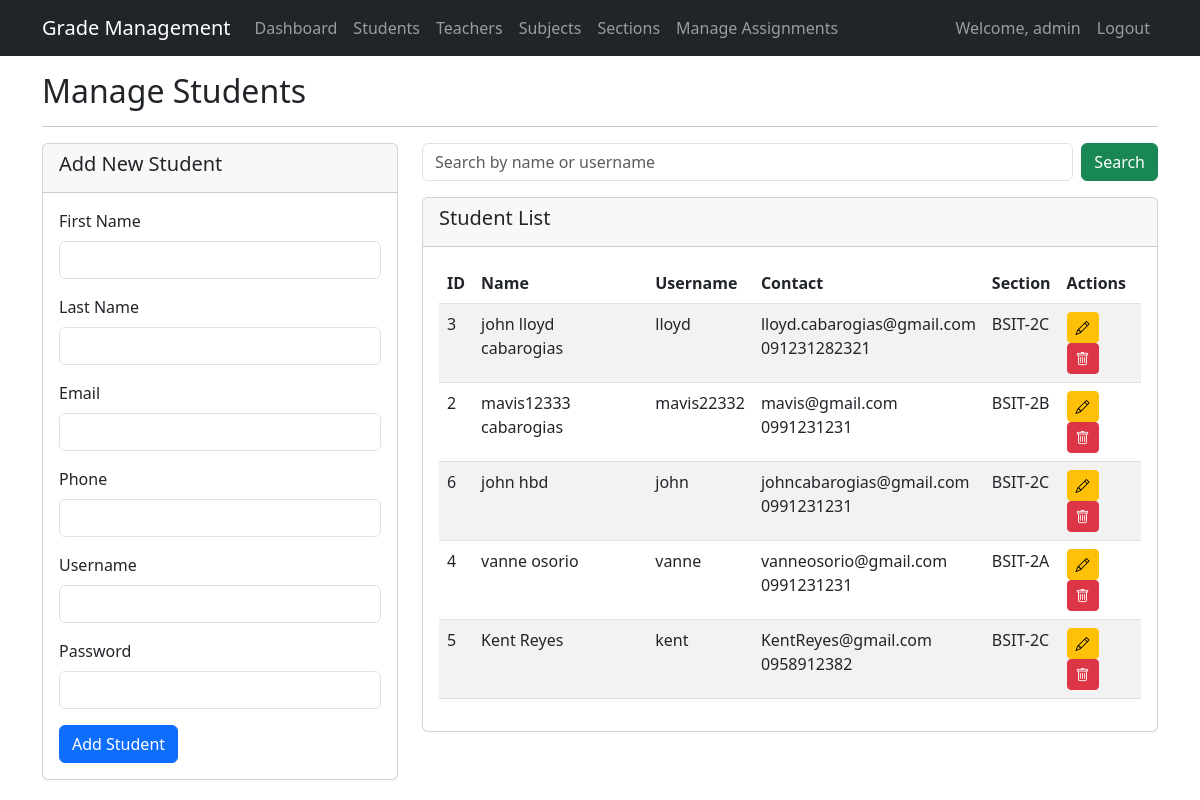
Screenshot of /admin/manage_students.php (signed in) with the database file from the repository.
### tables this page shows
CREATE TABLE `students` (
  `student_id` int(11) NOT NULL,
  `user_id` int(11) DEFAULT NULL,
  `first_name` varchar(50) NOT NULL,
  `last_name` varchar(50) NOT NULL,
  `email` varchar(100) DEFAULT NULL,
  `phone` varchar(20) DEFAULT NULL
);

CREATE TABLE `users` (
  `id` int(11) NOT NULL,
  `username` varchar(50) NOT NULL,
  `password` varchar(255) NOT NULL,
  `role` enum('admin','teacher','student') NOT NULL,
  `created_at` timestamp NOT NULL DEFAULT current_timestamp()
);

CREATE TABLE `sections` (
  `section_id` int(11) NOT NULL,
  `section_name` varchar(50) NOT NULL,
  `academic_year` varchar(20) NOT NULL
);

### admin/manage_students.php (the view, shortened to what this page needs)
<?php
require_once '../config/db.php';
$search_keyword = '';
$sql = "
    SELECT s.student_id, s.first_name, s.last_name, s.email, s.phone,
           sec.section_name, u.username
    FROM students s
    LEFT JOIN student_section ss ON s.student_id = ss.student_id
    LEFT JOIN sections sec ON ss.section_id = sec.section_id
    LEFT JOIN users u ON s.user_id = u.id
";
$sql .= " ORDER BY s.last_name, s.first_name";
$stmt = $conn->prepare($sql);
$stmt->execute();
$students = $stmt->get_result();
?>
<!DOCTYPE html>
<html lang="en">
<head>
    <link href="https://cdn.jsdelivr.net/npm/bootstrap@5.3.0/dist/css/bootstrap.min.css" rel="stylesheet">
    <link rel="stylesheet" href="https://cdn.jsdelivr.net/npm/bootstrap-icons@1.10.0/font/bootstrap-icons.css">
</head>
<body>
    <?php include '../includes/navbar.php'; ?>
    <div class="container mt-5 pt-4">
        <h2>Manage Students</h2>
        <hr>
        <div class="row">
            <div class="col-md-4">
                <div class="card">
                    <div class="card-header">
                        <h5>Add New Student</h5>
                    </div>
                    <div class="card-body">
                        <form method="POST">
                            <div class="mb-3">
                                <label for="first_name" class="form-label">First Name</label>
                                <input type="text" class="form-control" id="first_name" name="first_name" required>
                            </div>
                            <div class="mb-3">
                                <label for="last_name" class="form-label">Last Name</label>
                                <input type="text" class="form-control" id="last_name" name="last_name" required>
                            </div>
                            <div class="mb-3">
                                <label for="email" class="form-label">Email</label>
                                <input type="email" class="form-control" id="email" name="email">
                            </div>
                            <div class="mb-3">
                                <label for="phone" class="form-label">Phone</label>
                                <input type="tel" class="form-control" id="phone" name="phone">
                            </div>
                            <div class="mb-3">
                                <label for="username" class="form-label">Username</label>
                                <input type="text" class="form-control" id="username" name="username" required>
                            </div>
                            <div class="mb-3">
                                <label for="password" class="form-label">Password</label>
                                <input type="password" class="form-control" id="password" name="password" required>
                            </div>
                            <button type="submit" name="add_student" class="btn btn-primary">Add Student</button>
                        </form>
                    </div>
                </div>
            </div>
            <div class="col-md-8">
                <form method="GET" class="d-flex mb-3">
                    <input type="text" class="form-control" name="search" placeholder="Search by name or username"
                        value="<?php echo htmlspecialchars($search_keyword); ?>">
                    <button type="submit" class="btn btn-success ms-2">Search</button>
                </form>
                <div class="card">
                    <div class="card-header">
                        <h5>Student List</h5>
                    </div>
                    <div class="card-body">
                        <div class="table-responsive">
                            <table class="table table-striped">
                                <thead>
                                    <tr>
                                        <th>ID</th>
                                        <th>Name</th>
                                        <th>Username</th>
                                        <th>Contact</th>
                                        <th>Section</th>
                                        <th>Actions</th>
                                    </tr>
                                </thead>
                                <tbody>
                                    <?php while ($student = $students->fetch_assoc()): ?>
                                        <tr>
                                            <td><?php echo $student['student_id']; ?></td>
                                            <td><?php echo $student['first_name'] . ' ' . $student['last_name']; ?></td>
                                            <td><?php echo $student['username']; ?></td>
                                            <td>
                                                <?php if ($student['email']): ?>
                                                    <?php echo $student['email']; ?><br>
                                                <?php endif; ?>
                                                <?php echo $student['phone'] ?? ''; ?>
                                            </td>
                                            <td><?php echo $student['section_name'] ?? 'Not assigned'; ?></td>
                                            <td>
                                                <a href="edit_student.php?id=<?php echo $student['student_id']; ?>"
                                                    class="btn btn-sm btn-warning">
                                                    <i class="bi bi-pencil"></i>
                                                </a>
                                                <a href="?delete=<?php echo $student['student_id']; ?>"
                                                    class="btn btn-sm btn-danger"
                                                    onclick="return confirm('Are you sure you want to delete this student?')">
                                                    <i class="bi bi-trash"></i>
                                                </a>
                                            </td>
                                        </tr>
                                    <?php endwhile; ?>
                                </tbody>
                            </table>
                        </div>
                    </div>
                </div>
            </div>
        </div>
    </div>
</body>
</html>

### includes/navbar.php (shortened to what this page needs)
<nav class="navbar navbar-expand-lg navbar-dark bg-dark fixed-top">
    <div class="container">
        <a class="navbar-brand" href="index.php">Grade Management</a>
        <div class="collapse navbar-collapse" id="navbarNav">
            <ul class="navbar-nav me-auto">
                <?php if (isset($_SESSION['user_id']) && isset($_SESSION['role'])): ?>
                    <?php if ($_SESSION['role'] === 'admin'): ?>
                        <li class="nav-item">
                            <a class="nav-link" href="../admin/dashboard.php">Dashboard</a>
                        </li>
                        <li class="nav-item">
                            <a class="nav-link" href="../admin/manage_students.php">Students</a>
                        </li>
                        <li class="nav-item">
                            <a class="nav-link" href="../admin/manage_teachers.php">Teachers</a>
                        </li>
                        <li class="nav-item">
                            <a class="nav-link" href="../admin/manage_subjects.php">Subjects</a>
                        </li>
                        <li class="nav-item">
                            <a class="nav-link" href="../admin/manage_sections.php">Sections</a>
                        </li>
                        <li class="nav-item">
                            <a class="nav-link" href="../admin/manage_assingments.php">Manage Assignments</a>
                        </li>
                    <?php elseif ($_SESSION['role'] === 'student'): ?>
                        <li class="nav-item">
                            <a class="nav-link" href="../students/view_grades.php">My Grades</a>
                        </li>
                    <?php endif; ?>
                <?php endif; ?>
            </ul>
            <ul class="navbar-nav">
                <?php if (isset($_SESSION['user_id'])): ?>
                    <li class="nav-item">
                        <span class="nav-link">Welcome, <?php echo htmlspecialchars($_SESSION['username'] ?? ''); ?></span>
                    </li>
                    <li class="nav-item">
                        <a class="nav-link" href="../logout.php">Logout</a>
                    </li>
                <?php endif; ?>
            </ul>
        </div>
    </div>
</nav>

### rows the page displays
students: student_id "3", first_name "john lloyd", last_name "cabarogias", user.username "lloyd", email "lloyd.cabarogias@gmail.com", phone "091231282321", sections.section_name "BSIT-2C"
students: student_id "2", first_name "mavis12333", last_name "cabarogias", user.username "mavis22332", email "mavis@gmail.com", phone "0991231231", sections.section_name "BSIT-2B"
students: student_id "6", first_name "john", last_name "hbd", user.username "john", email "johncabarogias@gmail.com", phone "0991231231", sections.section_name "BSIT-2C"
students: student_id "4", first_name "vanne", last_name "osorio", user.username "vanne", email "vanneosorio@gmail.com", phone "0991231231", sections.section_name "BSIT-2A"
students: student_id "5", first_name "Kent", last_name "Reyes", user.username "kent", email "KentReyes@gmail.com", phone "0958912382", sections.section_name "BSIT-2C"

### other values shown
$_SESSION['username'] "admin"
